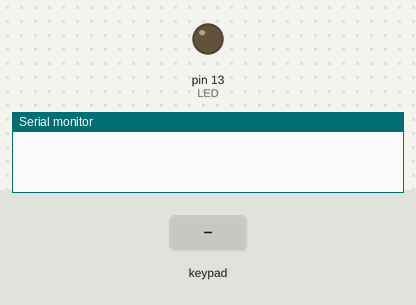
The sketch below on a simulated Arduino Uno, built with avr-gcc and run on an emulated ATmega328P. Parts: output pins drawn as LEDs (lit = HIGH), the last lines printed to the serial monitor. The inputs (shaded band) are chosen by the test bench.

Above: at 1.2 s.
1.3 s: keypad keys A D 1 2 3 * 0 pressed 0.4 s apart
At 4.6 s:
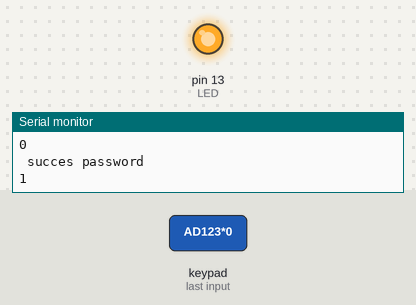
5.6 s: key 'B' pressed
7.1 s: key 'C' pressed
8.6 s: keypad keys A D 1 2 3 * 0 # pressed 0.4 s apart
At 10.8 s:
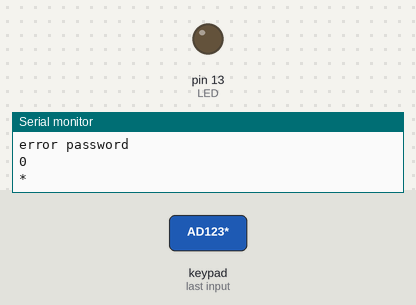
Timing chart, 0 to 12.3 s (numbered marks = the images above; inputs shaded):
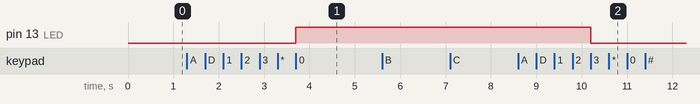

The sketch:

auth.ino
```cpp
/* @file CustomKeypad.pde
|| @version 1.0
|| @author Alexander Brevig
|| @contact alexanderbrevig@gmail.com
||
|| @description
|| | Demonstrates changing the keypad size and key values.
|| #
*/
#include <Keypad.h>

const byte ROWS = 4; //four rows
const byte COLS = 4; //four columns
//define the cymbols on the buttons of the keypads
char hexaKeys[ROWS][COLS] = {
  {'1','2','3','A'},
  {'4','5','6','B'},
  {'7','8','9','C'},
  {'*','0','#','D'}
};
byte rowPins[ROWS] = {5, 12, 11, 10}; //connect to the row pinouts of the keypad
byte colPins[COLS] = {9, 8, 7, 6}; //connect to the column pinouts of the keypad

//initialize an instance of class NewKeypad
Keypad customKeypad = Keypad( makeKeymap(hexaKeys), rowPins, colPins, ROWS, COLS);

const int Password_Length = 7;
byte data_count = 0;

String Data;

String My_password = "AD123*0";

const int LED = 13;
byte etat ;
bool  porte ;
void setup(){
  pinMode(LED,OUTPUT);
  Serial.begin(9600);
}

void loop(){
  char customKey = customKeypad.getKey();

  if (customKey){
    Serial.println(customKey);
    Data += customKey;
    data_count++;
  }

  if (data_count == Password_Length) {
    if (Data == My_password) {
      etat = 1 ;

    }
    else {
      etat = 0 ;
    }

    clearData();
  }

}

void clearData() {
  if(etat == 1){
    digitalWrite(LED, HIGH);
    porte = true;
    Serial.println(" succes password");
  }else{
    porte = false;
    Serial.println("error password");
    digitalWrite(LED, LOW);
  }
  data_count = 0;
  Data ="";
  Serial.println(porte);
}
```

Measured:
- after the input at 1.3 s, pin 13 (LED): LOW → HIGH after 2.4 s
- after the input at 8.6 s, pin 13 (LED): HIGH → LOW after 1.6 s
